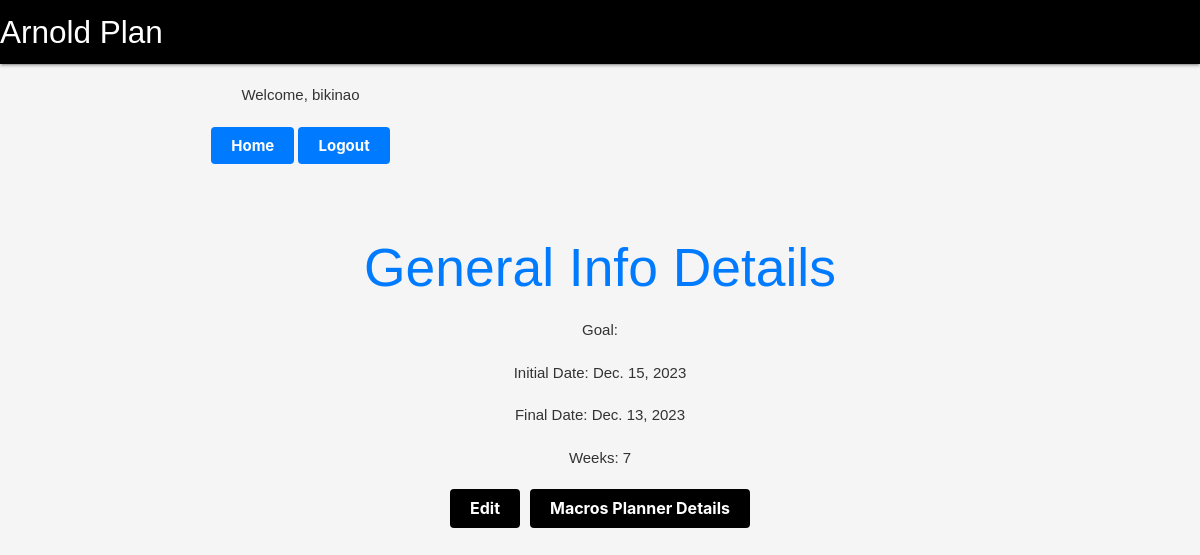
/general_info/21/details/ (signed in), run on the app's committed database.
### general_info/models.py (models this page shows)
class GeneralInfo(models.Model):
    macros_planner = models.OneToOneField(MacrosPlanner, on_delete=models.CASCADE, default=None)
    goal = models.CharField(max_length=100, blank=True)
    initial_date = models.DateField()
    final_date = models.DateField()
    weeks = models.IntegerField(default=1, validators=[MinValueValidator(1)])

### general_info/views.py (the view)
# urls.py: path('general_info/<int:pk>/details/', views.general_info_details, name='general_info_details'),
@login_required
def general_info_details(request, pk):
    general_info = get_object_or_404(GeneralInfo, pk=pk)
    return render(request, 'general_info/general_info_details.html', {'general_info': general_info})

### general_info/templates/general_info/general_info_details.html (shortened to what this page needs)
{% extends 'home.html' %}
{% block content %}
  <div style="text-align: center;">
    <h2>General Info Details</h2>
    <p>Goal: {{ general_info.goal }}</p>
    <p>Initial Date: {{ general_info.initial_date }}</p>
    <p>Final Date: {{ general_info.final_date }}</p>
    <p>Weeks: {{ general_info.weeks }}</p>
    <div style="display: flex; justify-content: center; margin-top: 20px;">
        <button onclick="window.location.href='{% url 'general_info:general_info_update' general_info.pk %}'" style="padding: 10px 20px; font-size: 16px; background-color: black; color: white; border: none; border-radius: 4px; cursor: pointer; margin-right: 10px;">Edit</button>
        <button onclick="window.location.href='{% url 'macros_planner:macros_planner_details' general_info.macros_planner.pk %}'" style="padding: 10px 20px; font-size: 16px; background-color: black; color: white; border: none; border-radius: 4px; cursor: pointer;">Macros Planner Details</button>
      </div>
    </div>
{% endblock %}

### templates/home.html (shortened to what this page needs)
<!DOCTYPE html>
<html>
    <head>
  </head>
  <body>
    {% load static %}
    <link rel="stylesheet" type="text/css" href="{% static 'css/style.css' %}">
    <body>
    <link rel="stylesheet" href="https://cdnjs.cloudflare.com/ajax/libs/materialize/1.0.0/css/materialize.min.css">
        <nav>
            <div class="nav-wrapper"style="background-color: black">
              <a href="#" class="brand-logo">Arnold Plan</a>
            </div>
          </nav>
          <div class="container text-dark mt-5">
            <div class="row justify-content-md-center">
              <div class="col md-5 p-3">
                {% if user.is_authenticated%}
                <p>Welcome, {{user.username}}</p>
                <button onclick="window.location.href='{% url 'dashboard' %}'" class="button">Home</button>
                <button onclick="window.location.href='{% url 'account_logout' %}'" class="button">Logout</button>
                {%else%}
                <button class="button"><a href="http://127.0.0.1:8000/accounts/login/">Login</a></button>
                <button class="button"><a href="http://127.0.0.1:8000/accounts/signup/">Sign Up</a></button>
                {%endif%}
              </div>
            </div>
          </div>
          <main>
            {% block content %}{% endblock %}
        </main>
    </body>
</html>

### profile_/static/css/style.css (style rules this page uses)
body, h1, h2, h3, p, ul, li { margin: 0; padding: 0; }
body { font-family: Arial, sans-serif; background-color: #f5f5f5; color: #333; }
.container { max-width: 1200px; margin: 0 auto; padding: 20px; }
h1, h2, h3 { color: #007BFF; }
h2 { font-size: 24px; }
p { margin-bottom: 20px; }
button { display: inline-block; padding: 10px 20px; font-size: 16px; font-weight: bold; text-align: center; text-decoration: none; border: none; border-radius: 4px; cursor: pointer; transition: background-color 0.3s; color: white; background-color: #007BFF; }

### templates/home.html (style rules this page uses)
p { text-align: center; }

### data on the page
GeneralInfo: initial_date "Dec. 15, 2023", final_date "Dec. 13, 2023", weeks "7"

### other printed values
{{ user.username }} "bikinao"
